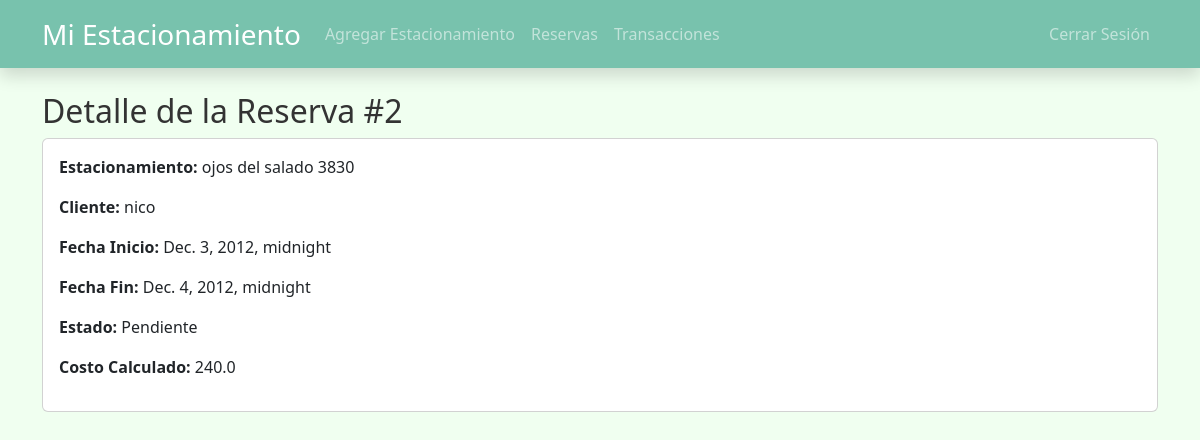
The page /estacionamientos/reserva/2/ (signed in) on the database its author committed.
### estacionamientos/models.py (models this page shows, shortened)
class Reserva(models.Model):
    ESTADO_CHOICES = (
        ('Pendiente', 'Pendiente'),
        ('Confirmada', 'Confirmada'),
        ('Cancelada', 'Cancelada'),
        ('Finalizada', 'Finalizada'),
    )
    cliente = models.ForeignKey(
        settings.AUTH_USER_MODEL,
        on_delete=models.CASCADE,
        limit_choices_to={'rol': 'cliente'},
        related_name='reservas'
    )
    estacionamiento = models.ForeignKey(
        Estacionamiento,
        on_delete=models.CASCADE,
        related_name='reservas'
    )
    fechaInicio = models.DateTimeField()
    fechaFin = models.DateTimeField()
    tiempoExpiracion = models.IntegerField(default=0)
    estado = models.CharField(max_length=10, choices=ESTADO_CHOICES, default='Pendiente')
    def calcularCosto(self) -> float:
        duracion_horas = (self.fechaFin - self.fechaInicio).total_seconds() / 3600
        return round(duracion_horas * self.estacionamiento.tarifa, 2)

class Estacionamiento(models.Model):
    owner = models.ForeignKey(
        settings.AUTH_USER_MODEL,
        on_delete=models.CASCADE,
        limit_choices_to={'rol': 'dueno'},
        related_name='estacionamientos'
    )
    ubicacion = models.CharField(max_length=255)
    coordenadas = models.CharField(max_length=255)
    tarifa = models.FloatField()
    disponibilidad = models.BooleanField(default=True)
    accesoRemoto = models.BooleanField(default=False)
    tipo = models.CharField(max_length=50, blank=True, null=True)

### users/models.py (models this page shows, shortened)
class CustomUser(AbstractUser):
    ROL_CHOICES = (
        ('cliente', 'Cliente'),
        ('dueno', 'Dueño'),
        ('administrador', 'Administrador'),
        ('consultor', 'Consultor'),
    )
    rol = models.CharField(max_length=20, choices=ROL_CHOICES, default='cliente')
    cuenta_bancaria = models.CharField(max_length=50, blank=True, null=True)
    tarjeta_credito = models.CharField(max_length=16, blank=True, null=True)
    banco = models.CharField(max_length=50, blank=True, null=True)
    rut = models.CharField(max_length=12, blank=True, null=True)
    direccion = models.CharField(max_length=255, blank=True, null=True)

### estacionamientos/views.py (the view)
# urls.py: path('reserva/<int:pk>/', detalle_reserva, name='detalle_reserva'),
@login_required
def detalle_reserva(request, pk):
    reserva = get_object_or_404(Reserva, pk=pk)
    return render(request, 'estacionamientos/detalle_reserva.html', {
        'reserva': reserva
    })

### core/context_processors.py (called while the page is built)
def google_maps_key(request):
    return {
        'GOOGLE_MAPS_API_KEY': settings.GOOGLE_MAPS_API_KEY
    }

### estacionamientos/templates/estacionamientos/detalle_reserva.html (shortened to what this page needs)
{% extends 'base.html' %}
{% block content %}
<h2>Detalle de la Reserva #{{ reserva.id }}</h2>
<div class="card p-3 mb-3">
  <p><strong>Estacionamiento:</strong> {{ reserva.estacionamiento.ubicacion }}</p>
  <p><strong>Cliente:</strong> {{ reserva.cliente.username }}</p>
  <p><strong>Fecha Inicio:</strong> {{ reserva.fechaInicio }}</p>
  <p><strong>Fecha Fin:</strong> {{ reserva.fechaFin }}</p>
  <p><strong>Estado:</strong> {{ reserva.estado }}</p>
  <p><strong>Costo Calculado:</strong> {{ reserva.calcularCosto }}</p>
</div>
{% endblock %}

### static/css/styles.css (style rules this page uses)
body { background-color: #f0fff0; color: #333; }

### rows shown on the page
Reserva: id "2", estacionamiento.ubicacion "ojos del salado 3830", cliente.username "nico", fechaInicio "Dec. 3, 2012, midnight", fechaFin "Dec. 4, 2012, midnight", estado "Pendiente", calcularCosto "240.0"
